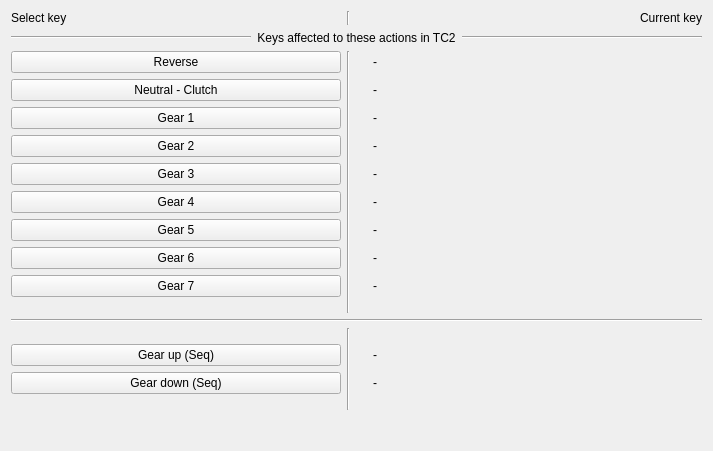
           <widget class="QWidget" name="scrollAreaWidgetContents">
            <property name="geometry">
             <rect>
              <x>0</x>
              <y>0</y>
              <width>713</width>
              <height>451</height>
             </rect>
            </property>
            <property name="minimumSize">
             <size>
              <width>0</width>
              <height>0</height>
             </size>
            </property>
            <property name="styleSheet">
             <string notr="true">QWidget#scrollAreaWidgetContents{
	background-color: rgb(255, 255, 255);
}
</string>
            </property>
            <layout class="QGridLayout" name="gridLayout_2">
             <item row="4" column="2">
              <widget class="QLabel" name="lbl_G1">
               <property name="text">
                <string>-</string>
               </property>
              </widget>
             </item>
             <item row="18" column="1">
              <spacer name="verticalSpacer">
               <property name="orientation">
                <enum>Qt::Vertical</enum>
               </property>
               <property name="sizeType">
                <enum>QSizePolicy::Expanding</enum>
               </property>
               <property name="sizeHint" stdset="0">
                <size>
                 <width>20</width>
                 <height>0</height>
                </size>
               </property>
              </spacer>
             </item>
             <item row="16" column="0">
              <spacer name="verticalSpacer_5">
               <property name="orientation">
                <enum>Qt::Vertical</enum>
               </property>
               <property name="sizeType">
                <enum>QSizePolicy::Minimum</enum>
               </property>
               <property name="sizeHint" stdset="0">
                <size>
                 <width>20</width>
                 <height>10</height>
                </size>
               </property>
              </spacer>
             </item>
             <item row="3" column="2">
              <widget class="QLabel" name="lbl_GClutch">
               <property name="text">
                <string>-</string>
               </property>
              </widget>
             </item>
             <item row="8" column="2">
              <widget class="QLabel" name="lbl_G5">
               <property name="text">
                <string>-</string>
               </property>
              </widget>
             </item>
             <item row="10" column="2">
              <widget class="QLabel" name="lbl_G7">
               <property name="text">
                <string>-</string>
               </property>
              </widget>
             </item>
             <item row="6" column="2">
              <widget class="QLabel" name="lbl_G3">
               <property name="text">
                <string>-</string>
               </property>
              </widget>
             </item>
             <item row="8" column="0">
              <widget class="QPushButton" name="pb_selectKey_G5">
               <property name="text">
                <string>Gear 5</string>
               </property>
              </widget>
             </item>
             <item row="1" column="0" colspan="3">
              <layout class="QHBoxLayout" name="hlay_disp_igKeysSep">
               <item>
                <widget class="Line" name="line_13">
                 <property name="orientation">
                  <enum>Qt::Horizontal</enum>
                 </property>
                </widget>
               </item>
               <item>
                <widget class="QLabel" name="lbl_disp_igKeysSep">
                 <property name="sizePolicy">
                  <sizepolicy hsizetype="Maximum" vsizetype="Preferred">
                   <horstretch>0</horstretch>
                   <verstretch>0</verstretch>
                  </sizepolicy>
                 </property>
                 <property name="text">
                  <string>Keys affected to these actions in TC2</string>
                 </property>
                 <property name="alignment">
                  <set>Qt::AlignCenter</set>
                 </property>
                </widget>
               </item>
               <item>
                <widget class="Line" name="line_4">
                 <property name="orientation">
                  <enum>Qt::Horizontal</enum>
                 </property>
                </widget>
               </item>
              </layout>
             </item>
             <item row="3" column="0">
              <widget class="QPushButton" name="pb_selectKey_GClutch">
               <property name="text">
                <string>Neutral - Clutch</string>
               </property>
              </widget>
             </item>
             <item row="6" column="0">
              <widget class="QPushButton" name="pb_selectKey_G3">
               <property name="text">
                <string>Gear 3</string>
               </property>
              </widget>
             </item>
             <item row="10" column="0">
              <widget class="QPushButton" name="pb_selectKey_G7">
               <property name="text">
                <string>Gear 7</string>
               </property>
              </widget>
             </item>
             <item row="7" column="0">
              <widget class="QPushButton" name="pb_selectKey_G4">
               <property name="text">
                <string>Gear 4</string>
               </property>
              </widget>
             </item>
             <item row="5" column="0">
              <widget class="QPushButton" name="pb_selectKey_G2">
               <property name="text">
                <string>Gear 2</string>
               </property>
              </widget>
             </item>
             <item row="0" column="0">
              <widget class="QLabel" name="lbl_disp_selectIGKey">
               <property name="sizePolicy">
                <sizepolicy hsizetype="Preferred" vsizetype="Maximum">
                 <horstretch>0</horstretch>
                 <verstretch>0</verstretch>
                </sizepolicy>
               </property>
               <property name="text">
                <string>Select key</string>
               </property>
              </widget>
             </item>
             <item row="9" column="2">
              <widget class="QLabel" name="lbl_G6">
               <property name="text">
                <string>-</string>
               </property>
              </widget>
             </item>
             <item row="11" column="0">
              <spacer name="verticalSpacer_3">
               <property name="orientation">
                <enum>Qt::Vertical</enum>
               </property>
               <property name="sizeType">
                <enum>QSizePolicy::Minimum</enum>
               </property>
               <property name="sizeHint" stdset="0">
                <size>
                 <width>20</width>
                 <height>10</height>
                </size>
               </property>
              </spacer>
             </item>
             <item row="12" column="0" colspan="3">
              <widget class="Line" name="line_2">
               <property name="orientation">
                <enum>Qt::Horizontal</enum>
               </property>
              </widget>
             </item>
             <item row="4" column="0">
              <widget class="QPushButton" name="pb_selectKey_G1">
               <property name="text">
                <string>Gear 1</string>
               </property>
              </widget>
             </item>
             <item row="5" column="2">
              <widget class="QLabel" name="lbl_G2">
               <property name="text">
                <string>-</string>
               </property>
              </widget>
             </item>
             <item row="2" column="2">
              <widget class="QLabel" name="lbl_GReverse">
               <property name="text">
                <string>-</string>
               </property>
              </widget>
             </item>
             <item row="13" column="1" rowspan="4">
              <widget class="Line" name="line_5">
               <property name="orientation">
                <enum>Qt::Vertical</enum>
               </property>
              </widget>
             </item>
             <item row="7" column="2">
              <widget class="QLabel" name="lbl_G4">
               <property name="text">
                <string>-</string>
               </property>
              </widget>
             </item>
             <item row="2" column="1" rowspan="10">
              <widget class="Line" name="line_0">
               <property name="orientation">
                <enum>Qt::Vertical</enum>
               </property>
              </widget>
             </item>
             <item row="14" column="2">
              <widget class="QLabel" name="lbl_seqUp">
               <property name="text">
                <string>-</string>
               </property>
              </widget>
             </item>
             <item row="15" column="2">
              <widget class="QLabel" name="lbl_seqDown">
               <property name="text">
                <string>-</string>
               </property>
              </widget>
             </item>
             <item row="14" column="0">
              <widget class="QPushButton" name="pb_selectKey_SeqUp">
               <property name="text">
                <string>Gear up (Seq)</string>
               </property>
              </widget>
             </item>
             <item row="2" column="0">
              <widget class="QPushButton" name="pb_selectKey_GReverse">
               <property name="text">
                <string>Reverse</string>
               </property>
              </widget>
             </item>
             <item row="0" column="1">
              <widget class="Line" name="line_14">
               <property name="orientation">
                <enum>Qt::Vertical</enum>
               </property>
              </widget>
             </item>
             <item row="15" column="0">
              <widget class="QPushButton" name="pb_selectKey_SeqDown">
               <property name="text">
                <string>Gear down (Seq)</string>
               </property>
              </widget>
             </item>
             <item row="13" column="0">
              <spacer name="verticalSpacer_4">
               <property name="orientation">
                <enum>Qt::Vertical</enum>
               </property>
               <property name="sizeType">
                <enum>QSizePolicy::Minimum</enum>
               </property>
               <property name="sizeHint" stdset="0">
                <size>
                 <width>20</width>
                 <height>10</height>
                </size>
               </property>
              </spacer>
             </item>
             <item row="0" column="2">
              <widget class="QLabel" name="lbl_disp_currIGKey">
               <property name="sizePolicy">
                <sizepolicy hsizetype="Preferred" vsizetype="Maximum">
                 <horstretch>0</horstretch>
                 <verstretch>0</verstretch>
                </sizepolicy>
               </property>
               <property name="text">
                <string>Current key</string>
               </property>
               <property name="alignment">
                <set>Qt::AlignRight|Qt::AlignTrailing|Qt::AlignVCenter</set>
               </property>
              </widget>
             </item>
             <item row="9" column="0">
              <widget class="QPushButton" name="pb_selectKey_G6">
               <property name="text">
                <string>Gear 6</string>
               </property>
              </widget>
             </item>
            </layout>
           </widget>
